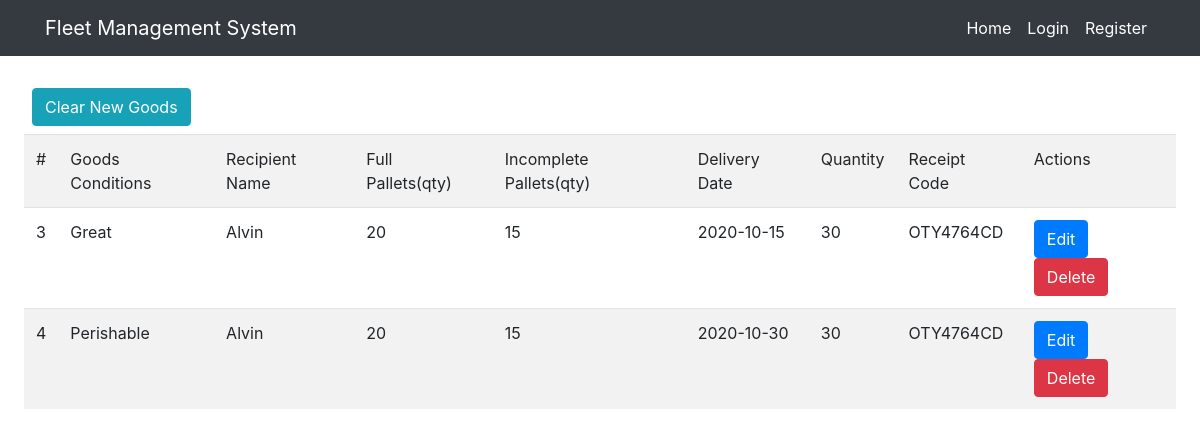
The page /verifyTransitGoods.php on the database its author committed.
### tables this page shows
CREATE TABLE `cleared_goods` (
  `id` int(11) NOT NULL,
  `serial_number` varchar(100) NOT NULL,
  `quantity` int(11) NOT NULL,
  `conditions` varchar(100) NOT NULL,
  `full_pallets_qty` int(11) NOT NULL,
  `half_pallets_qty` int(11) NOT NULL,
  `recipient` int(11) NOT NULL,
  `payment_method` varchar(100) NOT NULL,
  `receipt_code` varchar(100) NOT NULL,
  `delivery_date` date NOT NULL,
  `status` int(11) NOT NULL DEFAULT 0,
  `delivery_status` int(11) NOT NULL DEFAULT 0,
  `user_id` int(11) NOT NULL,
  `assigned_driver` int(11) NOT NULL
);

CREATE TABLE `users` (
  `id` int(9) NOT NULL,
  `name` varchar(100) NOT NULL,
  `email` varchar(100) NOT NULL,
  `username` varchar(100) NOT NULL,
  `role` varchar(100) NOT NULL,
  `password` varchar(100) NOT NULL
);

### verifyTransitGoods.php (the view)
<?php
include('header.php');
include_once("connection.php");
$result = mysqli_query($mysqli, "SELECT * FROM users INNER JOIN cleared_goods  ON users.id=cleared_goods.recipient");
?>
<div class="container-fluid p-4">
<div class="p-2 ml-auto">
 <a href="addGoods.php" class="btn btn-info mt3">Clear New Goods</a>
</div>
	<table class="table table-striped">
		<tr>
			<td>#</td>
			<td>Goods Conditions</td>
			<td>Recipient Name</td>
			<td>Full Pallets(qty)</td>
			<td>Incomplete Pallets(qty)</td>
      <td>Delivery Date</td>
      <td>Quantity</td>
      <td>Receipt Code</td>
      <td colspan="2">Actions</td>
		</tr>
		<?php
		while($res = mysqli_fetch_array($result)) {
			echo "<tr>";
			echo "<td>".$res['id']."</td>";
			echo "<td>".$res['conditions']."</td>";
			echo "<td>".$res['name']."</td>";
			echo "<td>".$res['full_pallets_qty']."</td>";
      echo "<td>".$res['half_pallets_qty']."</td>";
      echo "<td>".$res['delivery_date']."</td>";
      echo "<td>".$res['quantity']."</td>";
      echo "<td>".$res['receipt_code']."</td>";
			echo "<td><a  class='btn btn-primary' href=\"editGoods.php?id=$res[id]\">Edit</a> <a class='btn btn-danger' href=\"deleteGoods.php?id=$res[id]\" onClick=\"return confirm('Are you sure you want to delete?')\">Delete</a></td>";
		}
		?>
</div>

### rows shown on the page
cleared_goods: id "3", conditions "Great", users.name "Alvin", full_pallets_qty "20", half_pallets_qty "15", delivery_date "2020-10-15", quantity "30", receipt_code "OTY4764CD"
cleared_goods: id "4", conditions "Perishable", users.name "Alvin", full_pallets_qty "20", half_pallets_qty "15", delivery_date "2020-10-30", quantity "30", receipt_code "OTY4764CD"

### other values the page prints
$session "Fleet Management System"
